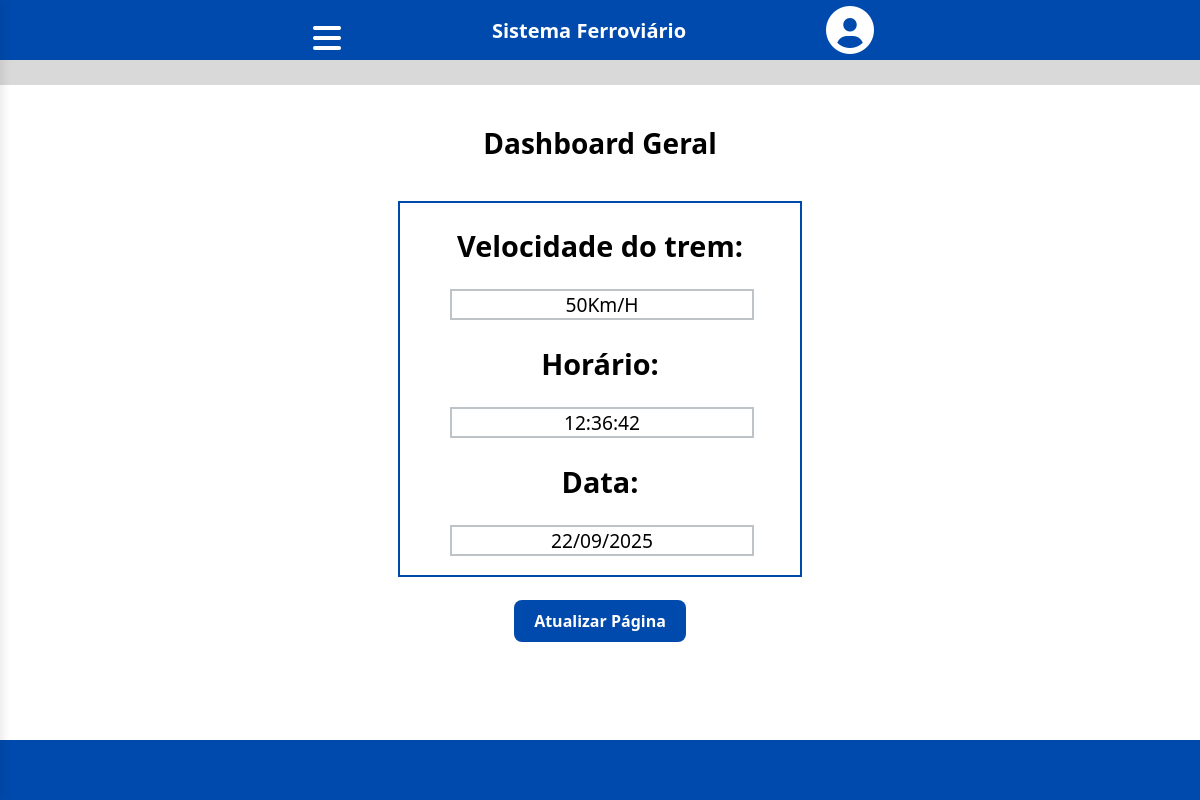
Page /dashboard.php (signed in) on the committed database.
### tables this page shows
CREATE TABLE historico_sensores(
id INT NOT NULL PRIMARY KEY AUTO_INCREMENT,
topic VARCHAR(45) NOT NULL,
msg VARCHAR(45) NOT NULL,
time TIME NOT NULL,
date DATE DEFAULT (CURDATE())
);

### src/broker.php (called while the page is built, shortened)
<?php
class Broker
{
    private $conn;
    public function __construct($db)
    {
        $this->conn = $db;
    }
    public function dataVel()
{
    $sql = "SELECT * FROM historico_sensores ORDER BY id DESC LIMIT 1";
    $stmt = $this->conn->prepare($sql);
    $stmt->execute();
    $row = $stmt->fetch(PDO::FETCH_ASSOC);
    return [
        'msg_anterior' => $row['msg'],
        'time_anterior' => $row['time'],
        'date_anterior' => $row['date']
    ];
}
}
?>

### public/dashboard.php (the view, shortened to what this page needs)
<?php
        include("../includes/painel_completo.php");
        include("../includes/conexao.php");
        include("../src/broker.php");
        $broker = new Broker($conn);
        $mensagem_vel = $_SESSION['resposta_vel'] ?? '';
        if (!empty($mensagem_vel)) {
            $ultima = end($mensagem_vel);
            $broker->saveHist("IoT/trem/velocidade", $ultima['msg'], $ultima['time']);
            $vel_atual_msg  = $ultima['msg'];
            $vel_atual_time = $ultima['time'];
            $vel_atual_date = $ultima['date'];
        } else {
            $vel_antigo = $broker->dataVel();
            $vel_atual_msg  = $vel_antigo['msg_anterior'];
            $vel_atual_time = $vel_antigo['time_anterior'];
            $vel_atual_date = $vel_antigo['date_anterior'];
        }
    ?>
<!DOCTYPE html>
<html lang="en">
<head>
    <link rel="stylesheet" href="../css/style.css">
    <link rel="stylesheet" href="https://cdnjs.cloudflare.com/ajax/libs/font-awesome/6.0.0/css/all.min.css">
</head>
<body>
    <header>
        <div id="header">
            <button class="menu">
                <i class="fas fa-bars fa-2x" style="color: white;"></i>
            </button>
            <h3 class="titulo">Sistema Ferroviário </h3>
            <a class="perfil" href="../public/tela_usuario.php">
                <i class="fas fa-user-circle fa-3x" style="color: white;"></i>
            </a>
        </div>
    </header>
    <div class="espacamento"></div>
    <div class="dashboard">
        <h1>Dashboard Geral</h1>
    </div>
    <div class="centralizar">
        <div class="info-card">
            <h2 style="text-align: center;">Velocidade do trem:</h2>
            <?php
            $displayVel = htmlspecialchars($vel_atual_msg);
            $displayVelTime = htmlspecialchars($vel_atual_time);
            $dateObj = new DateTime($vel_atual_date);
            $displayVelDate = $dateObj->format('d/m/Y');
            ?>
            <p><?php echo $displayVel; ?>Km/H</p>
            <h2 style="text-align: center;">Horário:</h2>
            <p><?php echo $displayVelTime; ?></p>
            <h2 style="text-align: center;">Data:</h2>
            <p><?php echo $displayVelDate; ?></p>
        </div>
    </div>
    <div class="centralizar">
        <a href="../src/get_messages.php" class="atualizar-pagina">Atualizar Página</a>
    </div>
    <footer class="fixarRodape"></footer>
</body>
</html>

### css/style.css (style rules this page uses)
body { margin: 0px; font-family: system-ui, -apple-system, BlinkMacSystemFont, 'Segoe UI', Roboto, Oxygen, Ubuntu, Cantarell, 'Open Sans', 'Helvetica Neue', sans-serif; }
h3 { font-size: 20px; color: white; text-align: center; border: 0px; margin: 0px; padding: 15px; }
.espacamento { background-color: #d9d9d9; height: 25px; }
h1 { font-size: 28px; text-align: center; }
.fixarRodape { background-color: #004aad; height: 60px; margin-top: auto; padding: 0px; border: 0px; bottom: 0; position: fixed; text-align: center; width: 100%; }
#header { background-color: #004aad; height: 60px; margin: 0px; border: 0px; display: flex; text-align: center !important; align-items: center !important; justify-content: center !important; gap: 20px; }
.menu { background-color: transparent; border: #004aad; width: 50px !important; }
.perfil { background-color: transparent; border: #004aad; margin: 0px; margin-right: 2%; }
.titulo { padding-left: 10%; padding-right: 10%; text-align: center !important; align-items: center !important; justify-content: center !important; }
.dashboard { align-items: center; justify-content: center; background-color: white; }
button { background-color: #004aad; margin-top: 15px; font-weight: bold; color: rgb(255, 255, 255); border: none; border-radius: 5px; cursor: pointer; font-size: 16px; width: 100%; transition: background-color 0.3s ease; }
.dashboard { padding: 20px; }
.info-card { width: 400px; margin-bottom: 18px; font-size: 1.2rem; color: #000000; font-weight: 500; text-align: center; align-items: center; justify-content: center; border: #004AAD 2px solid; }
.info-card p { text-align: center; width: 300px; margin-left: 50px; border: #bdc3c7 2px solid; }
.centralizar { display: flex; align-items: center; justify-content: center; }
.atualizar-pagina { display: inline-block; padding: 10px 20px; background-color: #004AAD; color: white; text-decoration: none; border-radius: 8px; font-weight: bold; text-align: center; margin: 5px 0; box-sizing: border-box; }

### rows in the picture
historico_sensores: msg "50", time "12:36:42", date "22/09/2025"
